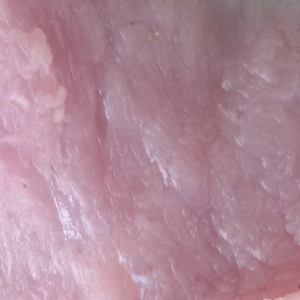
#> input picture citra_babi_dan_sapi/babi_1.jpg, 300 x 300 px, found by its file name; its folder holds only this picture in this run
$ jupyter execute AlrizkyPutraDhandi2318116EkstraksiFiturWarnaHSVPython.ipynb   (older library calls are emulated)
#> lines starting #> are read from the running program, lines starting #| are printed output that depends on the picture; after the words box and inside, x2 and y2 are one past the last pixel; in counts of white or black regions, pixels touching at a corner belong together
**1. Mount Google Drive**

[cell 1]
from google.colab import drive
drive.mount('/content/drive')

**2. Mengimport Library**

[cell 2]
import cv2
import numpy as np
import pandas as pd
from skimage.feature import graycomatrix, graycoprops
import os

**3. Menentukan Path Folder dan Properti Fitur**

[cell 3]
# list properti yang akan diekstraksi
maturity_properties = ['hue_mean', 'saturation_mean', 'value_mean', 'hue_std', 'saturation_std', 'value_std', 'texture_contrast']

# path folder yang berisi gambar
folder_path = '/content/drive/MyDrive/Colab Notebooks/datasets/citra_babi_dan_sapi'
data = []

**4. Loop Load Data file Citra dan Proses Ekstraksi Fitur**

[cell 4]
# loop untuk setiap file citra di folder
for file_name in os.listdir(folder_path):
    if file_name.endswith('.jpg') or file_name.endswith('.jpeg') or file_name.endswith('.png') or file_name.endswith('.bmp'):
        row_data = []
        file_path = os.path.join(folder_path, file_name)
        row_data.append(file_name)

        # preprocessing gambar
        src = cv2.imread(file_path)
#> src is the input picture: shape (300, 300, 3); mean B, G, R 151.8, 137, 174.8
        src = cv2.resize(src, (300, 300))
        hsv = cv2.cvtColor(src, cv2.COLOR_BGR2HSV)
#> hsv: shape (300, 300, 3); mean H, S, V 167.6, 55.9, 174.8
        h, s, v = cv2.split(hsv)
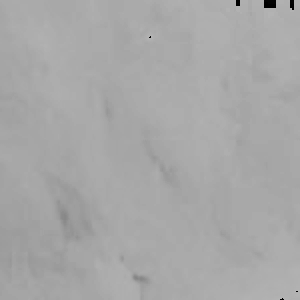
#> h: shape (300, 300); min 0, max 179, mean 167.6
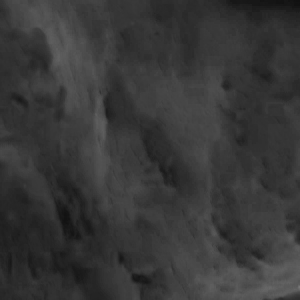
#> s: shape (300, 300); min 17, max 119, mean 55.9
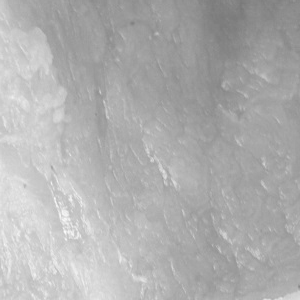
#> v: shape (300, 300); min 120, max 250, mean 174.8

        # ekstraksi properti warna
        hue_mean = np.mean(h)
#> hue_mean = 167.6
        saturation_mean = np.mean(s)
#> saturation_mean = 55.9
        value_mean = np.mean(v)
#> value_mean = 174.8
        hue_std = np.std(h)
#> hue_std = 8.42
        saturation_std = np.std(s)
#> saturation_std = 13.17
        value_std = np.std(v)
#> value_std = 22.77

        # ekstraksi properti bentuk
        contours, hierarchy = cv2.findContours(cv2.Canny(src, 100, 200), cv2.RETR_TREE, cv2.CHAIN_APPROX_SIMPLE)
#> contours = 37 contours, all with area under 20
        cnt = max(contours, key=cv2.contourArea)
#> cnt = contour of 100 points, box (x1, y1, x2, y2) (63, 206, 82, 238), area 16
        perimeter = cv2.arcLength(cnt, True)
#> perimeter = 167.7
        area = cv2.contourArea(cnt)
#> area = 16
        circularity = 4 * np.pi * (area / perimeter ** 2)
#> circularity = 0.00715
        aspect_ratio = float(src.shape[0]) / src.shape[1]
#> aspect_ratio = 1
        extent = area / (src.shape[0] * src.shape[1])
#> extent = 0.000178
        solidity = area / cv2.contourArea(cv2.convexHull(cnt))
#> solidity = 0.057

        # hitung kontras tekstur
        g = graycomatrix(v, distances=[1], angles=[0], symmetric=True, normed=True)
        contrast = graycoprops(g, 'contrast')
#> contrast = [19.92]
        # tambahkan ke data
        row_data.extend([hue_mean, saturation_mean, value_mean, hue_std, saturation_std, value_std, contrast])
        data.append(row_data)

**5. Export Data Hasil Ekstraksi Fitur ke File Excel**

[cell 5]
# export ke file Excel
df = pd.DataFrame(data, columns=['file_name'] + maturity_properties)
#> df = table of 1 rows and 8 columns
file_path = os.path.join(folder_path, '2318116EkstraksiFiturWarnaHSVPython.xlsx')
df.to_excel(file_path, index=False)

$ run again, on citra_babi_dan_sapi/babi_5.jpg
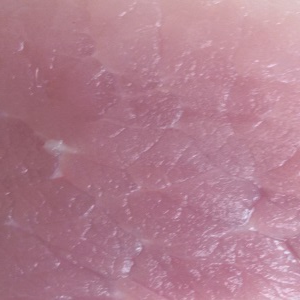
#> input picture citra_babi_dan_sapi/babi_5.jpg, 300 x 300 px, found by its file name
#> src is the input picture: shape (300, 300, 3); mean B, G, R 142.2, 125.8, 176.4
#> hsv: shape (300, 300, 3); mean H, S, V 170.3, 74.2, 176.4
#> `h, s, v = cv2.split(hsv)`:
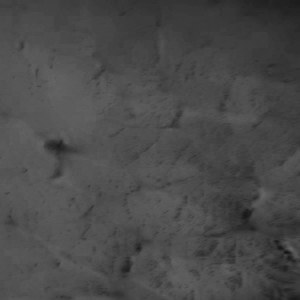
#> s: shape (300, 300); min 20, max 101, mean 74.2
#> `h, s, v = cv2.split(hsv)`:
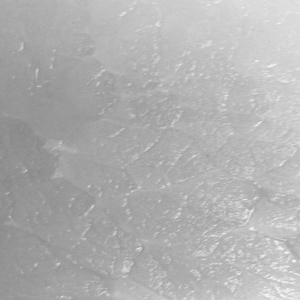
#> v: shape (300, 300); min 135, max 251, mean 176.4
#> hue_mean = 170.3
#> saturation_mean = 74.23
#> value_mean = 176.4
#> hue_std = 3.44
#> saturation_std = 12.19
#> value_std = 19.46
#> contours = 92 contours, 91 with area under 20; largest, box (x1, y1, x2, y2) and area: (174, 212, 181, 219) 24
#> cnt = contour of 10 points, box (x1, y1, x2, y2) (174, 212, 181, 219), area 24
#> perimeter = 20.49
#> area = 24
#> circularity = 0.719
#> extent = 0.000267
#> solidity = 0.941
#> contrast = [16.32]
#> df = table of 1 rows and 8 columns

$ run again, on citra_babi_dan_sapi/babi_2.jpg
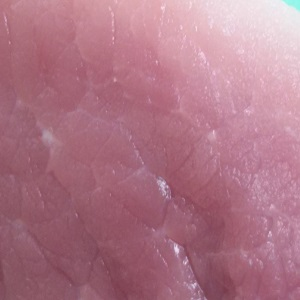
#> input picture citra_babi_dan_sapi/babi_2.jpg, 300 x 300 px, found by its file name
#> src is the input picture: shape (300, 300, 3); mean B, G, R 134.3, 118.1, 174.1
#> hsv: shape (300, 300, 3); mean H, S, V 171, 85.5, 174.3
#> `h, s, v = cv2.split(hsv)`:
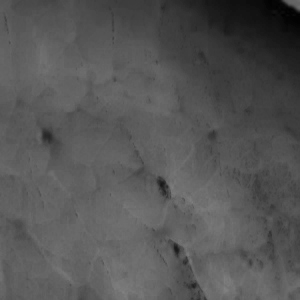
#> s: shape (300, 300); min 0, max 129, mean 85.5
#> `h, s, v = cv2.split(hsv)`:
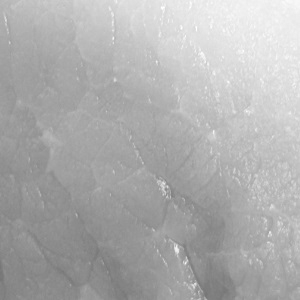
#> v: shape (300, 300); min 118, max 255, mean 174.3
#> hue_mean = 171
#> saturation_mean = 85.49
#> value_mean = 174.3
#> hue_std = 5.02
#> saturation_std = 21.32
#> value_std = 29.14
#> contours = 42 contours, 39 with area under 20; largest, box (x1, y1, x2, y2) and area: (156, 176, 169, 196) 52, (182, 256, 189, 265) 30, (182, 256, 189, 265) 24
#> cnt = contour of 70 points, box (x1, y1, x2, y2) (156, 176, 169, 196), area 52
#> perimeter = 121.3
#> area = 52.5
#> circularity = 0.0448
#> extent = 0.000583
#> solidity = 0.335
#> contrast = [19.88]
#> df = table of 1 rows and 8 columns
